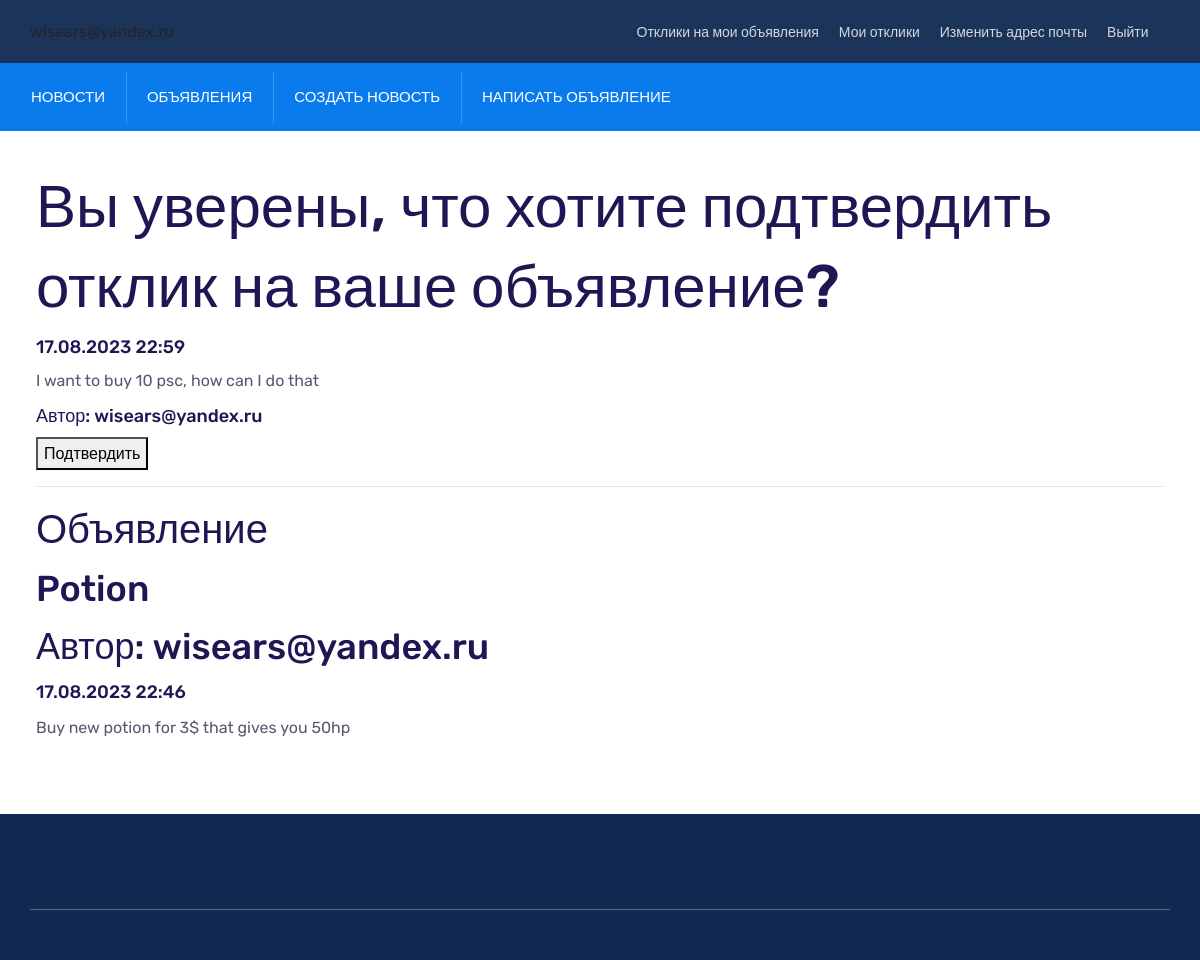
/board/reply/4/approve (signed in), run on the app's committed database.
### board/models.py (models this page shows, shortened)
class Reply(models.Model):
    user_id = models.ForeignKey(auth.get_user_model(),
                                on_delete=models.CASCADE)
    ad_id = models.ForeignKey(Ad, on_delete=models.CASCADE)
    reply = models.TextField(default='', verbose_name='Отклик')
    creation_time = models.DateTimeField(auto_now_add=True)
    is_approved = models.BooleanField(default=False)
    class Meta:
        verbose_name = 'Отклик'
        verbose_name_plural = 'Отклики'

class Ad(models.Model):
    user_id = models.ForeignKey(auth.get_user_model(),
                                on_delete=models.CASCADE)
    category_id = models.ForeignKey(Category, on_delete=models.CASCADE,
                                    verbose_name='Категория')
    header = models.CharField(max_length=255, verbose_name='Заголовок')
    ad = RichTextUploadingField(default='', verbose_name='Объявление')
    creation_time = models.DateTimeField(auto_now_add=True)
    class Meta:
        verbose_name = 'Объявление'
        verbose_name_plural = 'Объявления'

### board/views.py (the view)
# urls.py: path('reply/<int:pk>/approve', ReplyConfirmApprove.as_view(),
class ReplyConfirmApprove(LoginRequiredMixin, DetailView):
    model = Reply
    template_name = "reply_approve.html"
    context_object_name = 'reply'

### board/models.py (called while the page is built)
def return_user_email(user):
    return user.email

### templates/reply_approve.html (shortened to what this page needs)
{% extends 'flatpages/default.html' %}
{% load account %}
{% block body %}
    <h1>Вы уверены, что хотите подтвердить отклик на ваше объявление?</h1>
    <h6>{{ reply.creation_time|date:'d.m.Y G:i' }}</h6>
    <p>{{ reply.reply }}</p>
    <h6>Автор: {{ reply.user_id.email }}</h6>
    {% if user.is_authenticated %}
        {% if user.id == reply.ad_id.user_id.id %}
            <div>
                <button><a href="{% url 'reply_approve_button' reply.id %}">Подтвердить</a></button>
            </div>
        {% endif %}
    {% endif %}
    <hr>
    <h2>Объявление</h2>
    <h3>{{ reply.ad_id.header }}</h3>
    <h3>Автор: {{ reply.ad_id.user_id.email }}</h3>
    <h6>{{ reply.ad_id.creation_time|date:'d.m.Y G:i' }}</h6>
    <p>{{ reply.ad_id.ad|safe }}</p>
{% endblock body %}

### static/assets/css/style.css (style rules this page uses)
:root { --main-color: #097bed; --heading-color: #201654; --paragraph-color: #565872; --search-bg-color: #086ed5; --heading-font: "Rubik", sans-serif; --body-font: "Rubik", sans-serif; --body-font-size: 16px; --line-height30: 1.7; }
html { -webkit-text-size-adjust: 100%; -ms-text-size-adjust: 100%; overflow-x: hidden; font-family: var(--body-font); }
* { box-sizing: border-box; outline: none; -moz-osx-font-smoothing: grayscale; -webkit-font-smoothing: antialiased; }
body { margin: 0; font-family: var(--body-font); line-height: var(--line-height30); font-size: var(--body-font-size); }
h1 { font-size: 60px; line-height: 1.3333333333; }
h2 { font-size: 40px; line-height: 1.3380952381; }
h3 { font-size: 36px; line-height: 1.3833333333; }
h6 { font-size: 18px; line-height: 1.3380952381; }
h1, h2, h3, h4, h5, h6 { color: var(--heading-color); font-family: var(--heading-font); font-weight: 500; }
p { color: var(--paragraph-color); -webkit-hyphens: auto; hyphens: auto; margin-bottom: 10px; }
a { color: inherit; text-decoration: none; transition: 0.4s; }
a, a:hover, a:focus, a:active { text-decoration: none; outline: none; color: inherit; }

### data on the page
Reply: creation_time "17.08.2023 22:59", reply "I want to buy 10 psc, how can I do that", user_id.email "wisears@yandex.ru", ad_id.header "Potion", ad_id.user_id.email "wisears@yandex.ru", ad_id.creation_time "17.08.2023 22:46", ad_id.ad "Buy new potion for 3$ that gives you 50hp"
